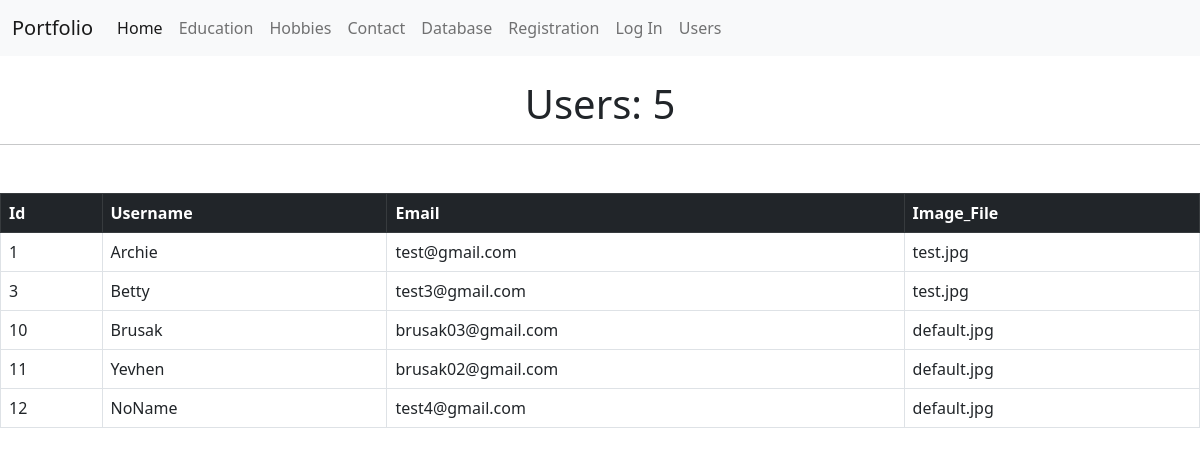
/users, run on an earlier commit of the app's database.
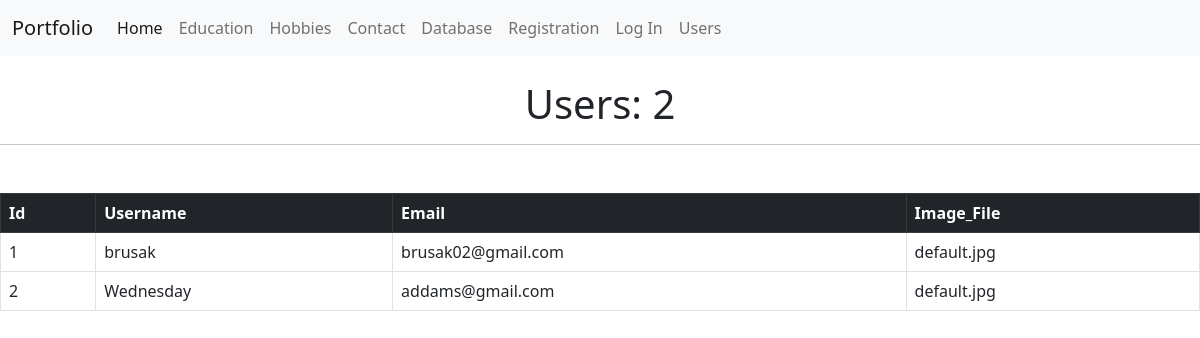
And on a later commit of the database.
### app/account/models.py (models this page shows, shortened)
class User(db.Model, UserMixin) :
    id = db.Column(db.Integer, primary_key=True)
    username = db.Column(db.String(20), unique=True, nullable=False)
    email = db.Column(db.String(120), unique=True, nullable=False)
    image_file = db.Column(db.String(20), nullable=False, default='default.jpg')
    password = db.Column(db.String(60), nullable=False)
    tasks_owned = db.relationship('Task', backref='owner', lazy='dynamic')
    comments = db.relationship('Comment', backref='users', lazy='dynamic')
    @property
    def password_hash(self):
        raise AttributeError('Is not readable')

### app/account/views.py (the view)
@account_bp.route('/users')
def users():
    all_users = User.query.all()
    count_users = User.query.count()
    return render_template('users.html', all_users=all_users, count=count_users)

### app/account/templates/account/users.html (shortened to what this page needs)
{% extends 'layout.html' %}
{% block name %}
<br><h1 class="text-center">Users: {{count}}</h1>
{% endblock %}
{% block body %}
    {% if all_users %}
<table class="table table-hover table-bordered">
    <thead class="table-dark">
      <tr>
       <th scope="col">Id</th>
       <th scope="col">Username</th>
       <th scope="col">Email</th>
       <th scope="col">Image_File</th>
      </tr>
    </thead>
    {% for data in all_users %}
    <tbody>
      <tr>
       <td>{{data.id}}</td>
       <td>{{data.username}}</td>
       <td>{{data.email}}</td>
       <td>{{data.image_file}}</td>
       </tr>
    </tbody>
    {% endfor%}
 </table>
    {% else %}
    <h4>No Users Registered!</h4>
    {% endif %}
{% endblock %}

### app/templates/layout.html (shortened to what this page needs)
<html lang="en">
<head>
    <link href="{{url_for('static', filename = 'css/bootstrap.min.css')}}" rel="stylesheet">
</head>
<body>
    {% include "nav.html" %}
    {% block name %}
    {% endblock %}
    <hr class="col-3 col-md-12 mb-5">
    {% block body %}
    {% endblock %}
</body>
</html>

### app/templates/nav.html (shortened to what this page needs)
<nav class="navbar navbar-expand-lg bg-light">
    <div class="container-fluid">
        <a class="navbar-brand" href="{{ url_for('home.portfolio') }}">Portfolio</a>
        <div class="collapse navbar-collapse" id="navbarNavAltMarkup">
            <div class="navbar-nav">
                <a class="nav-link active" aria-current="page" href="{{ url_for('home.home') }}">Home</a>
                <a class="nav-link" href="{{ url_for('home.education') }}">Education</a>
                <a class="nav-link" href="{{ url_for('home.hobbies') }}">Hobbies</a>
                <a class="nav-link" href="{{ url_for('cabinet.contact') }}">Contact</a>
                <a class="nav-link" href="{{ url_for('cabinet.database') }}">Database</a>
                {% if current_user.is_authenticated == false %}
                <a class="nav-link" href="{{ url_for('account.register') }}">Registration</a>
                <a class="nav-link" href="{{ url_for('account.login') }}">Log In</a>
                {% else %}
                <a class="nav-link" href="{{ url_for('account.account') }}">My account</a>
                <a class="nav-link" href="{{ url_for('account.logout') }}">Logout</a>
                <a class="nav-link" href="{{ url_for('to_do.tasks') }}">Tasks</a>
                <a class="nav-link" href="{{ url_for('to_do.categories') }}">Categories</a>
                {% endif %}
                <a class="nav-link" href="{{ url_for('account.users') }}">Users</a>
            </div>
        </div>
    </div>
</nav>

What changed in the data, as far as the page shows it:
removed User: id "3", username "Betty", email "test3@gmail.com", image_file "test.jpg"
removed User: id "10", username "Brusak", email "brusak03@gmail.com", image_file "default.jpg"
removed User: id "11", username "Yevhen", email "brusak02@gmail.com", image_file "default.jpg"
removed User: id "12", username "NoName", email "test4@gmail.com", image_file "default.jpg"
changed User id 1: username "Archie" → "brusak"; email "test@gmail.com" → "brusak02@gmail.com"; image_file "test.jpg" → "default.jpg"
added User: id "2", username "Wednesday", email "addams@gmail.com", image_file "default.jpg"
Also different on the page:
{{ count }}: "5" → "2"
